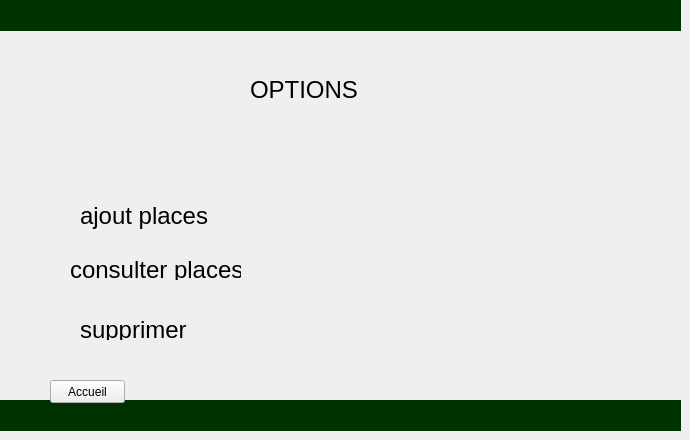
    <widget class="QWidget" name="page_20">
     <widget class="QLabel" name="colorr18_13">
      <property name="geometry">
       <rect>
        <x>0</x>
        <y>0</y>
        <width>681</width>
        <height>31</height>
       </rect>
      </property>
      <property name="styleSheet">
       <string notr="true">#colorr18_13
{
background-color:rgb(0, 50, 0);

}</string>
      </property>
      <property name="text">
       <string/>
      </property>
     </widget>
     <widget class="QLabel" name="colorr18_14">
      <property name="geometry">
       <rect>
        <x>0</x>
        <y>400</y>
        <width>681</width>
        <height>31</height>
       </rect>
      </property>
      <property name="styleSheet">
       <string notr="true">#colorr18_14
{
background-color:rgb(0, 50, 0);

}</string>
      </property>
      <property name="text">
       <string/>
      </property>
     </widget>
     <widget class="QLabel" name="label_67">
      <property name="geometry">
       <rect>
        <x>0</x>
        <y>30</y>
        <width>681</width>
        <height>371</height>
       </rect>
      </property>
      <property name="styleSheet">
       <string notr="true">#label_67
{
background-color: transparent;
   border-image:url(:/smart.jpg);
   background: none;
   border: none;
   background-repeat: none;
}
</string>
      </property>
      <property name="text">
       <string/>
      </property>
     </widget>
     <widget class="QLabel" name="label_55">
      <property name="geometry">
       <rect>
        <x>250</x>
        <y>80</y>
        <width>171</width>
        <height>20</height>
       </rect>
      </property>
      <property name="font">
       <font>
        <pointsize>18</pointsize>
       </font>
      </property>
      <property name="text">
       <string>OPTIONS</string>
      </property>
     </widget>
     <widget class="QLabel" name="label_68">
      <property name="geometry">
       <rect>
        <x>80</x>
        <y>200</y>
        <width>171</width>
        <height>31</height>
       </rect>
      </property>
      <property name="font">
       <font>
        <pointsize>18</pointsize>
       </font>
      </property>
      <property name="text">
       <string>ajout places</string>
      </property>
     </widget>
     <widget class="QLabel" name="label_69">
      <property name="geometry">
       <rect>
        <x>70</x>
        <y>260</y>
        <width>171</width>
        <height>20</height>
       </rect>
      </property>
      <property name="font">
       <font>
        <pointsize>18</pointsize>
       </font>
      </property>
      <property name="text">
       <string>consulter places</string>
      </property>
     </widget>
     <widget class="QLabel" name="label_70">
      <property name="geometry">
       <rect>
        <x>80</x>
        <y>320</y>
        <width>171</width>
        <height>20</height>
       </rect>
      </property>
      <property name="font">
       <font>
        <pointsize>18</pointsize>
       </font>
      </property>
      <property name="text">
       <string>supprimer</string>
      </property>
     </widget>
     <widget class="QLabel" name="label_71">
      <property name="geometry">
       <rect>
        <x>370</x>
        <y>202</y>
        <width>47</width>
        <height>21</height>
       </rect>
      </property>
      <property name="styleSheet">
       <string notr="true">#label_71
{
background-color: transparent;
   border-image:url(:/okay.png);
   background: none;
   border: none;
   background-repeat: none;
}
</string>
      </property>
      <property name="text">
       <string/>
      </property>
     </widget>
     <widget class="QLabel" name="label_72">
      <property name="geometry">
       <rect>
        <x>370</x>
        <y>270</y>
        <width>47</width>
        <height>21</height>
       </rect>
      </property>
      <property name="styleSheet">
       <string notr="true">#label_72
{
background-color: transparent;
   border-image:url(:/okay.png);
   background: none;
   border: none;
   background-repeat: none;
}
</string>
      </property>
      <property name="text">
       <string/>
      </property>
     </widget>
     <widget class="QLabel" name="label_73">
      <property name="geometry">
       <rect>
        <x>370</x>
        <y>330</y>
        <width>47</width>
        <height>21</height>
       </rect>
      </property>
      <property name="styleSheet">
       <string notr="true">#label_73
{
background-color: transparent;
   border-image:url(:/okay.png);
   background: none;
   border: none;
   background-repeat: none;
}
</string>
      </property>
      <property name="text">
       <string/>
      </property>
     </widget>
     <widget class="QPushButton" name="pushButton_addPlace">
      <property name="geometry">
       <rect>
        <x>350</x>
        <y>200</y>
        <width>75</width>
        <height>23</height>
       </rect>
      </property>
      <property name="styleSheet">
       <string notr="true">#pushButton_addPlace
{
background-color: transparent;
  
   background: none;
   border: none;
   background-repeat: none;
}
</string>
      </property>
      <property name="text">
       <string/>
      </property>
     </widget>
     <widget class="QPushButton" name="pushButton_consulterPlace">
      <property name="geometry">
       <rect>
        <x>360</x>
        <y>270</y>
        <width>75</width>
        <height>23</height>
       </rect>
      </property>
      <property name="styleSheet">
       <string notr="true">#pushButton_consulterPlace
{
background-color: transparent;
  
   background: none;
   border: none;
   background-repeat: none;
}
</string>
      </property>
      <property name="text">
       <string/>
      </property>
     </widget>
     <widget class="QPushButton" name="pushButton_suppPlace">
      <property name="geometry">
       <rect>
        <x>360</x>
        <y>330</y>
        <width>75</width>
        <height>23</height>
       </rect>
      </property>
      <property name="styleSheet">
       <string notr="true">#pushButton_suppPlace
{
background-color: transparent;
  
   background: none;
   border: none;
   background-repeat: none;
}
</string>
      </property>
      <property name="text">
       <string/>
      </property>
     </widget>
     <widget class="QPushButton" name="pushButton_3">
      <property name="geometry">
       <rect>
        <x>50</x>
        <y>380</y>
        <width>75</width>
        <height>23</height>
       </rect>
      </property>
      <property name="text">
       <string>Accueil</string>
      </property>
     </widget>
    </widget>
